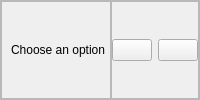
          <widget class="QFrame" name="frame_27">
           <property name="frameShape">
            <enum>QFrame::StyledPanel</enum>
           </property>
           <property name="frameShadow">
            <enum>QFrame::Raised</enum>
           </property>
           <layout class="QHBoxLayout" name="horizontalLayout">
            <property name="spacing">
             <number>0</number>
            </property>
            <property name="leftMargin">
             <number>0</number>
            </property>
            <property name="topMargin">
             <number>0</number>
            </property>
            <property name="rightMargin">
             <number>0</number>
            </property>
            <property name="bottomMargin">
             <number>0</number>
            </property>
            <item>
             <widget class="QFrame" name="frame_28">
              <property name="frameShape">
               <enum>QFrame::StyledPanel</enum>
              </property>
              <property name="frameShadow">
               <enum>QFrame::Raised</enum>
              </property>
              <layout class="QHBoxLayout" name="horizontalLayout_18">
               <property name="spacing">
                <number>0</number>
               </property>
               <property name="leftMargin">
                <number>9</number>
               </property>
               <property name="topMargin">
                <number>0</number>
               </property>
               <property name="rightMargin">
                <number>0</number>
               </property>
               <property name="bottomMargin">
                <number>0</number>
               </property>
               <item>
                <widget class="QLabel" name="label_8">
                 <property name="sizePolicy">
                  <sizepolicy hsizetype="Expanding" vsizetype="Preferred">
                   <horstretch>0</horstretch>
                   <verstretch>0</verstretch>
                  </sizepolicy>
                 </property>
                 <property name="text">
                  <string>Choose an option</string>
                 </property>
                </widget>
               </item>
              </layout>
             </widget>
            </item>
            <item alignment="Qt::AlignRight">
             <widget class="QFrame" name="frame_29">
              <property name="frameShape">
               <enum>QFrame::StyledPanel</enum>
              </property>
              <property name="frameShadow">
               <enum>QFrame::Raised</enum>
              </property>
              <layout class="QHBoxLayout" name="horizontalLayout_17">
               <property name="spacing">
                <number>6</number>
               </property>
               <property name="leftMargin">
                <number>0</number>
               </property>
               <property name="topMargin">
                <number>0</number>
               </property>
               <property name="rightMargin">
                <number>0</number>
               </property>
               <property name="bottomMargin">
                <number>0</number>
               </property>
               <item>
                <widget class="QPushButton" name="btn_min">
                 <property name="text">
                  <string/>
                 </property>
                </widget>
               </item>
               <item>
                <widget class="QPushButton" name="btn_close">
                 <property name="text">
                  <string/>
                 </property>
                </widget>
               </item>
              </layout>
             </widget>
            </item>
           </layout>
          </widget>
